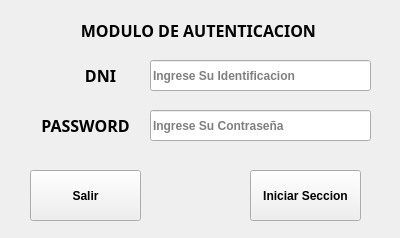
<?xml version="1.0" encoding="UTF-8"?>
<ui version="4.0">
 <class>Form</class>
 <widget class="QWidget" name="Form">
  <property name="geometry">
   <rect>
    <x>0</x>
    <y>0</y>
    <width>400</width>
    <height>238</height>
   </rect>
  </property>
  <property name="font">
   <font>
    <bold>true</bold>
   </font>
  </property>
  <property name="windowTitle">
   <string>Form</string>
  </property>
  <widget class="QLabel" name="label">
   <property name="geometry">
    <rect>
     <x>60</x>
     <y>10</y>
     <width>281</width>
     <height>41</height>
    </rect>
   </property>
   <property name="font">
    <font>
     <family>Segoe Script</family>
     <pointsize>12</pointsize>
     <bold>true</bold>
    </font>
   </property>
   <property name="text">
    <string>MODULO DE AUTENTICACION </string>
   </property>
   <property name="textFormat">
    <enum>Qt::TextFormat::PlainText</enum>
   </property>
   <property name="scaledContents">
    <bool>false</bool>
   </property>
   <property name="alignment">
    <set>Qt::AlignmentFlag::AlignCenter</set>
   </property>
  </widget>
  <widget class="QLineEdit" name="txtdni">
   <property name="geometry">
    <rect>
     <x>150</x>
     <y>60</y>
     <width>221</width>
     <height>31</height>
    </rect>
   </property>
   <property name="placeholderText">
    <string>Ingrese Su Identificacion</string>
   </property>
  </widget>
  <widget class="QLabel" name="label_2">
   <property name="geometry">
    <rect>
     <x>60</x>
     <y>60</y>
     <width>81</width>
     <height>31</height>
    </rect>
   </property>
   <property name="font">
    <font>
     <family>Segoe Script</family>
     <pointsize>12</pointsize>
     <bold>true</bold>
    </font>
   </property>
   <property name="text">
    <string>DNI</string>
   </property>
   <property name="textFormat">
    <enum>Qt::TextFormat::PlainText</enum>
   </property>
   <property name="scaledContents">
    <bool>false</bool>
   </property>
   <property name="alignment">
    <set>Qt::AlignmentFlag::AlignCenter</set>
   </property>
  </widget>
  <widget class="QLineEdit" name="txtclave">
   <property name="geometry">
    <rect>
     <x>150</x>
     <y>110</y>
     <width>221</width>
     <height>31</height>
    </rect>
   </property>
   <property name="inputMethodHints">
    <set>Qt::InputMethodHint::ImhHiddenText|Qt::InputMethodHint::ImhNoAutoUppercase|Qt::InputMethodHint::ImhNoPredictiveText|Qt::InputMethodHint::ImhSensitiveData</set>
   </property>
   <property name="text">
    <string/>
   </property>
   <property name="echoMode">
    <enum>QLineEdit::EchoMode::Password</enum>
   </property>
   <property name="placeholderText">
    <string>Ingrese Su Contraseña</string>
   </property>
  </widget>
  <widget class="QLabel" name="label_3">
   <property name="geometry">
    <rect>
     <x>30</x>
     <y>110</y>
     <width>111</width>
     <height>31</height>
    </rect>
   </property>
   <property name="font">
    <font>
     <family>Segoe Script</family>
     <pointsize>12</pointsize>
     <bold>true</bold>
    </font>
   </property>
   <property name="text">
    <string>PASSWORD</string>
   </property>
   <property name="textFormat">
    <enum>Qt::TextFormat::PlainText</enum>
   </property>
   <property name="scaledContents">
    <bool>false</bool>
   </property>
   <property name="alignment">
    <set>Qt::AlignmentFlag::AlignCenter</set>
   </property>
  </widget>
  <widget class="QPushButton" name="Btn_Leave">
   <property name="geometry">
    <rect>
     <x>30</x>
     <y>170</y>
     <width>111</width>
     <height>51</height>
    </rect>
   </property>
   <property name="text">
    <string>Salir</string>
   </property>
  </widget>
  <widget class="QPushButton" name="Btn_Login">
   <property name="geometry">
    <rect>
     <x>250</x>
     <y>170</y>
     <width>111</width>
     <height>51</height>
    </rect>
   </property>
   <property name="text">
    <string>Iniciar Seccion</string>
   </property>
  </widget>
  <widget class="QLabel" name="label_4">
   <property name="geometry">
    <rect>
     <x>10</x>
     <y>50</y>
     <width>61</width>
     <height>51</height>
    </rect>
   </property>
   <property name="text">
    <string/>
   </property>
   <property name="pixmap">
    <pixmap resource="../../Recursos/Recusos.qrc">:/Logo/Tienda segura con candado y carrito.png</pixmap>
   </property>
   <property name="scaledContents">
    <bool>true</bool>
   </property>
  </widget>
 </widget>
 <resources>
  <include location="../../Recursos/Recusos.qrc"/>
 </resources>
 <connections/>
</ui>
